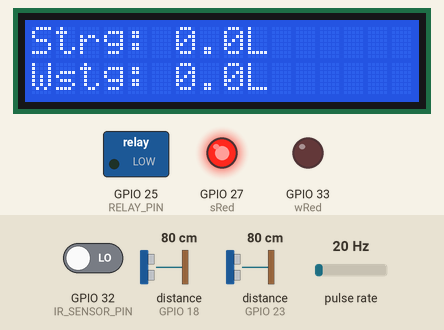
A program run on a simulated ESP32. On the bench: 16×2 character LCD, switched loads named in the program (green lamp = pin HIGH), output pins drawn as LEDs (lit = HIGH). Wiring (inferred from the names in the program): pulse sensor: data GPIO 34. Inputs (shaded band) come from the test bench; at power-on: GPIO 32 (IR_SENSOR_PIN) LOW, distance to the obstacle (sensors on GPIO 18, GPIO 23) 80 cm, pulse rate 20 Hz. The echo pulse lasts 58.3 µs per cm; WiFi joins after 1.5 s; servers stay silent unless stated; what the program prints to the serial monitor is not drawn.

Above: at 3.1 s.
3.2 s: GPIO 32 (IR_SENSOR_PIN) driven HIGH
At 8.5 s:
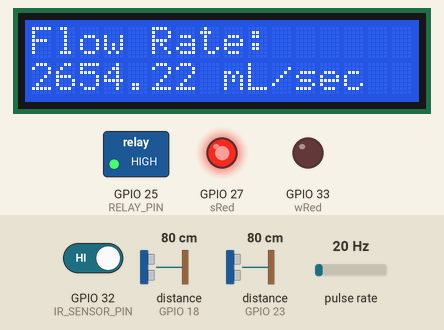
10.3 s: distance to the obstacle (sensor on GPIO 18) set to 15 cm
At 15.0 s:
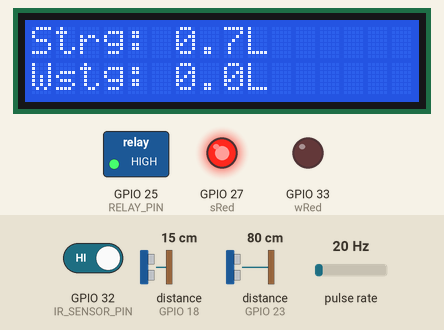
17.0 s: distance to the obstacle (sensor on GPIO 18) set to 11 cm
At 21.4 s:
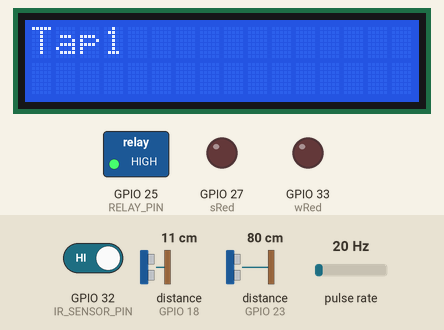
25.2 s: distance to the obstacle (sensor on GPIO 23) set to 21 cm
At 27.4 s:
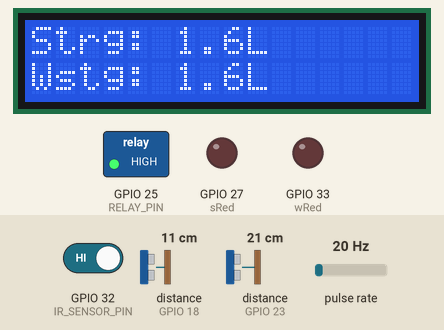
29.2 s: distance to the obstacle (sensor on GPIO 23) set to 17 cm
At 31.5 s:
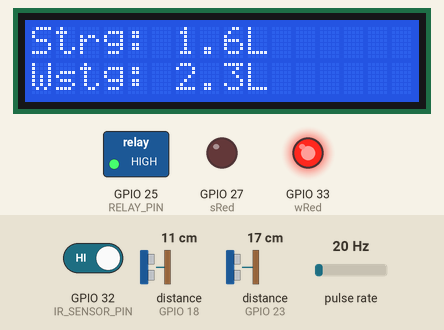
37.3 s: distance to the obstacle (sensor on GPIO 18) set to 18 cm
At 39.6 s:
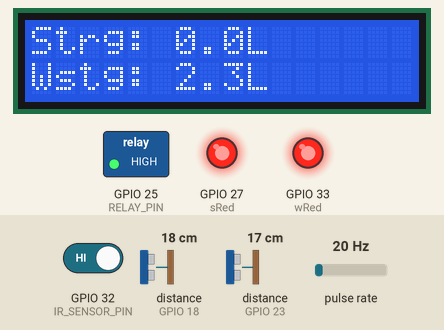
Timing chart, 0 to 41.1 s (numbered marks = the images above; inputs shaded):
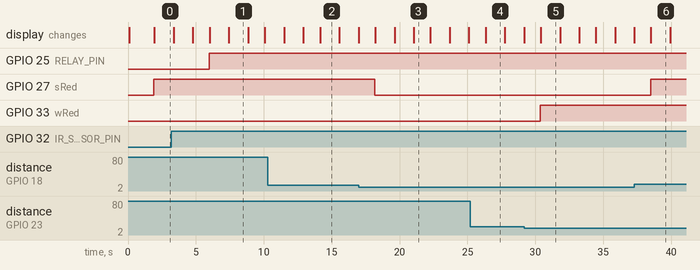

Measured:
- the behaviour switches between 14 and 13 cm on distance to the obstacle (sensor on GPIO 18) (found by bisection; images 2 and 3)
- the behaviour switches between 19 and 18 cm on distance to the obstacle (sensor on GPIO 23) (found by bisection; images 4 and 5)
- after the input at 3.2 s, GPIO 25 (RELAY_PIN): LOW → HIGH after 2.8 s
- after the input at 17.0 s, GPIO 27 (sRed): HIGH → LOW after 1.2 s
- after the input at 29.2 s, GPIO 33 (wRed): LOW → HIGH after 1.2 s
- after the input at 37.3 s, GPIO 27 (sRed): LOW → HIGH after 1.2 s
- what the display in image 1 shows lasts 1.4 s, from 7.4 s to 8.8 s

The program:

main.cpp
```cpp
// ================= 0. BLYNK SETUP =================
#define BLYNK_TEMPLATE_ID "TMPL35tXyvsO6"
#define BLYNK_TEMPLATE_NAME "water wastage monitor"
#define BLYNK_AUTH_TOKEN "PObvFsTwJhuGHJwY1x-SKDJIV3vOrQax"

#include <WiFi.h>
#include <BlynkSimpleEsp32.h>
#include <NewPing.h>
#include <Wire.h>
#include <LiquidCrystal_I2C.h>

// ================= 1. CREDENTIALS & PINS =================
// --- Networking ---
#define WIFI_SSID "HOME Wi-Fi"
#define WIFI_PASSWORD "MSPP9347"

// --- Hardware Pins ---
#define LCD_ADDR 0x27  // I2C LCD Address

// Sensors
#define FLOW_SENSOR_PIN 34   // Flow sensor on GPIO 34
#define TRIG_STORAGE    14
#define ECHO_STORAGE    18
#define TRIG_WASTAGE    19
#define ECHO_WASTAGE    23

// LEDs (only red ones used)
const int sRed = 27;     // Storage Red LED
const int wRed = 33;     // Wastage Red LED

// Smart Tap
#define IR_SENSOR_PIN 32       // IR sensor digital output
#define RELAY_PIN     25       // Relay module control pin


// ================= 2. OBJECTS & GLOBAL VARIABLES =================
LiquidCrystal_I2C lcd(LCD_ADDR, 16, 2);

NewPing sonarStorage(TRIG_STORAGE, ECHO_STORAGE, 200);
NewPing sonarWastage(TRIG_WASTAGE, ECHO_WASTAGE, 200);

// --- Storage Tank ---
const float tankHeight = 17.8;       // cm
const float tankVolume = 4.28;       // liters
const float litersPerCM = tankVolume / tankHeight;

// --- Wastage Tank ---
const float wastageHeight = 30.0;    // cm
const float wastageVolume = 5.31;    // liters (cylindrical tank calc)
const float wastageLitersPerCM = wastageVolume / wastageHeight;

volatile long pulseCount = 0;
float flowRate = 0.0;        // in mL/sec
float storageLiters = 0.0;
float wastageLiters = 0.0;
unsigned long flowCalcTime = 0;
const float flowCalibration = 7.5;  // adjust experimentally for ZJ-S201

int loopCounter = 0;
// Smart Tap variables
bool tapOn = false;
unsigned long irDetectTime = 0;


// ================= 3. INTERRUPT SERVICE ROUTINE =================
void IRAM_ATTR flowISR() {
  pulseCount++;
}

// ================= 4. SETUP =================
void setup() {
  Serial.begin(115200);

  pinMode(sRed, OUTPUT);
  pinMode(wRed, OUTPUT);
  pinMode(FLOW_SENSOR_PIN, INPUT_PULLUP);
  attachInterrupt(digitalPinToInterrupt(FLOW_SENSOR_PIN), flowISR, FALLING);
   pinMode(IR_SENSOR_PIN, INPUT);
  pinMode(RELAY_PIN, OUTPUT);
  digitalWrite(RELAY_PIN, LOW); // tap OFF initially


  Wire.begin(21, 22);
  lcd.init();
  lcd.backlight();
  lcd.print("Connecting WiFi...");

  WiFi.begin(WIFI_SSID, WIFI_PASSWORD);

  unsigned long startAttemptTime = millis();
  while (WiFi.status() != WL_CONNECTED && millis() - startAttemptTime < 20000) {
    delay(500);
    Serial.print(".");
  }

  if (WiFi.status() == WL_CONNECTED) {
    Blynk.begin(BLYNK_AUTH_TOKEN, WIFI_SSID, WIFI_PASSWORD);
    lcd.clear();
    lcd.print("WiFi Connected!");
  } else {
    lcd.clear();
    lcd.print("WiFi Error!");
    Serial.println("WiFi not connected, continuing offline...");
  }
}

// ================= TAP HANDLING FUNCTION =================
void handleTap() {
  // If IR sensor detects hand
  if (digitalRead(IR_SENSOR_PIN) == HIGH) {
    if (irDetectTime == 0) irDetectTime = millis(); // start timing
    if (!tapOn && millis() - irDetectTime >= 700) {
      tapOn = true;
      digitalWrite(RELAY_PIN, HIGH); // turn ON tap
      lcd.clear();
      lcd.setCursor(0, 0); lcd.print("Tap");lcd.print("ON");
      Serial.println("Tap switched ON");
      if (WiFi.status() == WL_CONNECTED) {
        Blynk.virtualWrite(V4, 1); // upload tap status
      }
    }
  } else {
    digitalWrite(RELAY_PIN, LOW);
    tapOn = false;
    irDetectTime = 0; // reset timer
    if (WiFi.status() == WL_CONNECTED) {
        Blynk.virtualWrite(V4, 0); // one update to Blynk when OFF
      }
  }
}


// ================= 5. MAIN LOOP =================
void loop() {
  // --- WiFi/Blynk handling ---
  if (WiFi.status() == WL_CONNECTED) {
    Blynk.run();
  }
  // --- 1. FLOW RATE ---
  unsigned long currentTime = millis();
  if (currentTime - flowCalcTime >= 1000) {
    float timeSec = (currentTime - flowCalcTime) / 1000.0;
    flowRate = (pulseCount * 1000) / (flowCalibration * timeSec);
    pulseCount = 0;
    flowCalcTime = currentTime;
  }
  handleTap();

  // --- 2. ULTRASONIC READINGS ---
  int dStorage = sonarStorage.ping_cm();
  int dWastage = sonarWastage.ping_cm();

  if (dStorage == 0) dStorage = 200;
  if (dWastage == 0) dWastage = 200;

  storageLiters = tankHeight - dStorage;
  wastageLiters = wastageHeight - dWastage;

  if (storageLiters < 0) storageLiters = 0;
  if (wastageLiters < 0) wastageLiters = 0;

  storageLiters *= litersPerCM;
  wastageLiters *= wastageLitersPerCM;


  // --- 3. LED LOGIC ---
  digitalWrite(wRed, wastageLiters > 2 ? HIGH : LOW);
  digitalWrite(sRed, storageLiters <= 1 ? HIGH : LOW);

  // --- 4. LCD PAGE 1 ---
  lcd.clear();
  lcd.setCursor(0, 0); lcd.print("Strg: "); lcd.print(storageLiters, 1); lcd.print("L");
  lcd.setCursor(0, 1); lcd.print("Wstg: "); lcd.print(wastageLiters, 1); lcd.print("L");
  delay(1400);

  // --- 5. LCD PAGE 2 ---
  lcd.clear();
  lcd.setCursor(0, 0); lcd.print("Flow Rate:");
  lcd.setCursor(0, 1); lcd.print(flowRate, 2); lcd.print(" mL/sec");
  delay(1400);

  lcd.clear();
  lcd.setCursor(0, 0); lcd.print("Tap");lcd.print(tapOn);
  handleTap();
  delay(1200);


  // --- 6. BLYNK UPLOAD ---
  if (WiFi.status() == WL_CONNECTED) {
    Blynk.virtualWrite(V1, storageLiters);
    Blynk.virtualWrite(V2, wastageLiters);
    Blynk.virtualWrite(V3, flowRate);
  }


  Serial.print("S: "); Serial.print(storageLiters);
  Serial.print(" L | W: "); Serial.print(wastageLiters);
  Serial.print(" L | Flow: "); Serial.println(flowRate);

  // --- WiFi retry logic ---
  loopCounter++;
  if (loopCounter >= 10) {
    loopCounter = 0;
    if (WiFi.status() != WL_CONNECTED) {
      Serial.println("Retrying WiFi...");
      WiFi.begin(WIFI_SSID, WIFI_PASSWORD);
      unsigned long retryStart = millis();
      while (WiFi.status() != WL_CONNECTED && millis() - retryStart < 5000) {
        delay(500);
        Serial.print(".");
      }
      if (WiFi.status() == WL_CONNECTED) {
        lcd.clear();
        lcd.print("WiFi Connected!");
        Blynk.begin(BLYNK_AUTH_TOKEN, WIFI_SSID, WIFI_PASSWORD);
      } else {
        Serial.println("WiFi still not connected.");
      }
    }
  }
}
```
